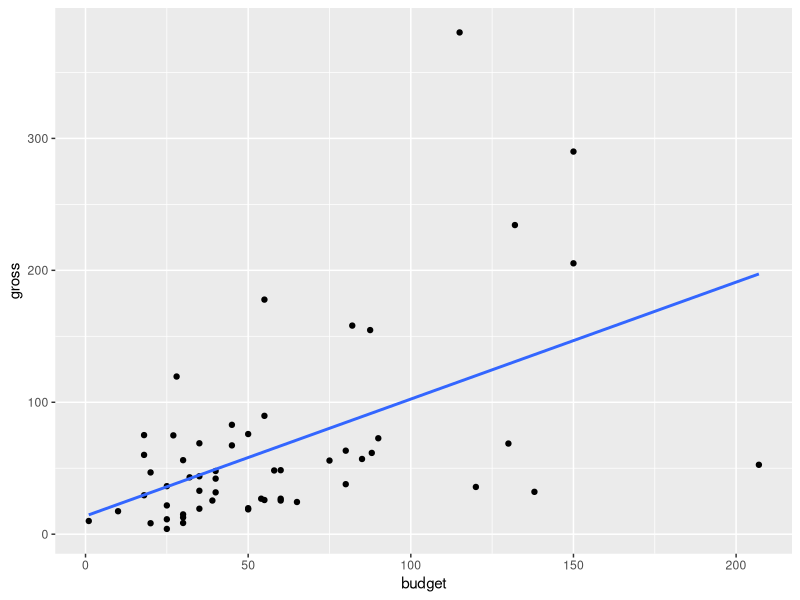
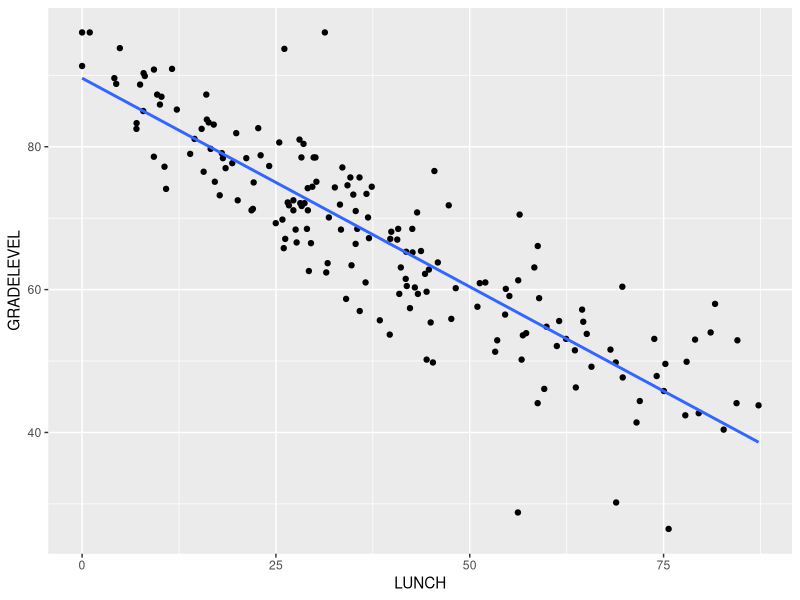
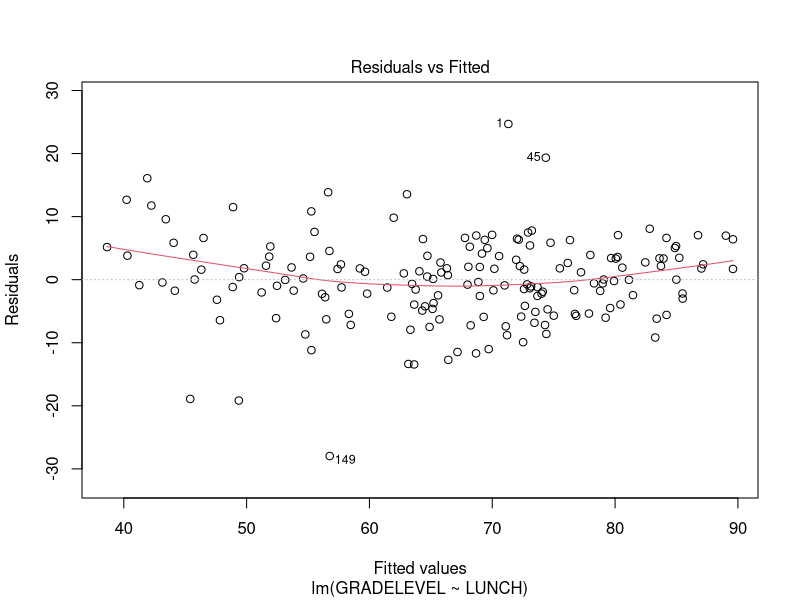
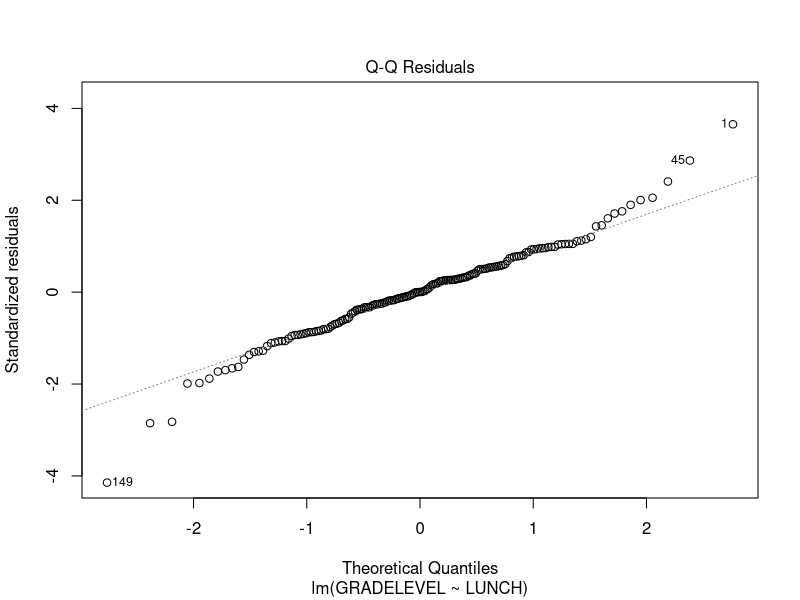
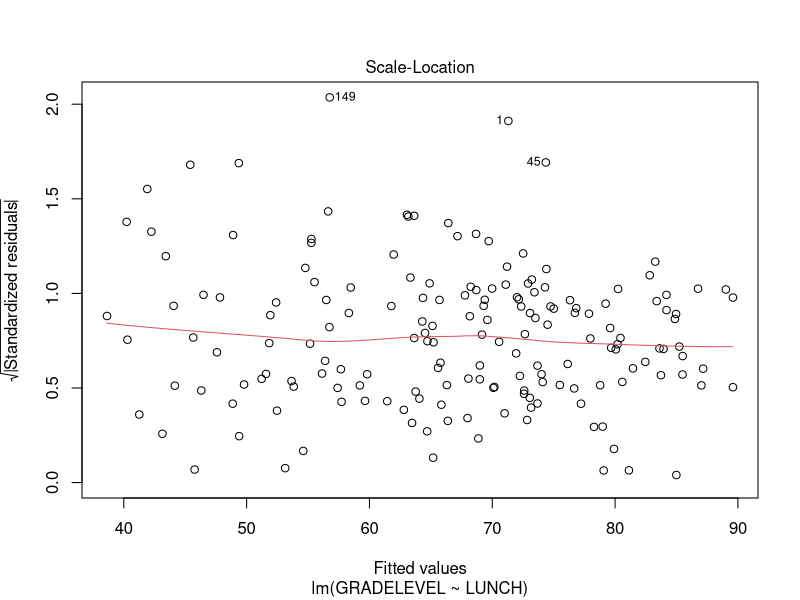
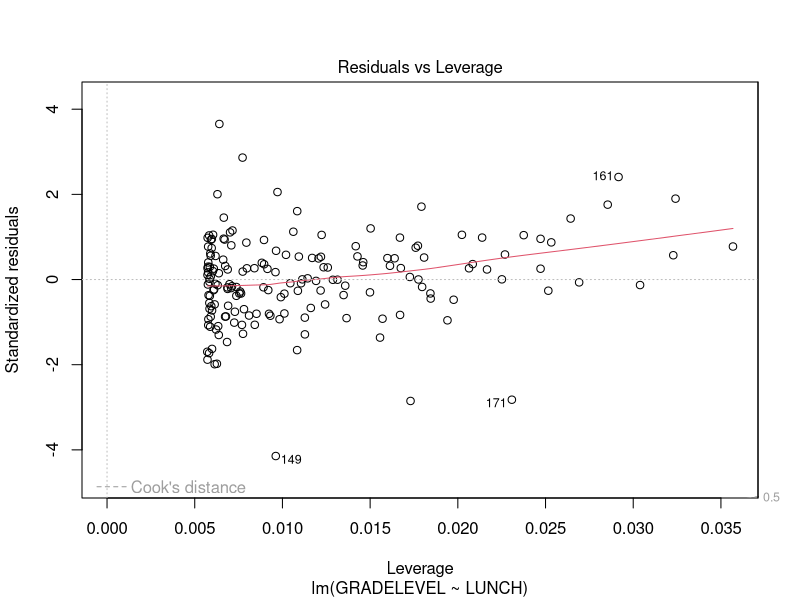
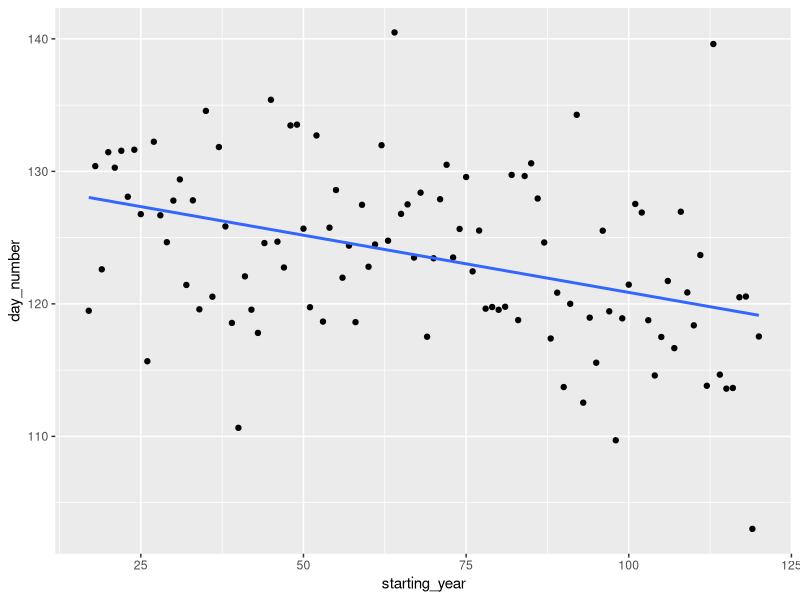
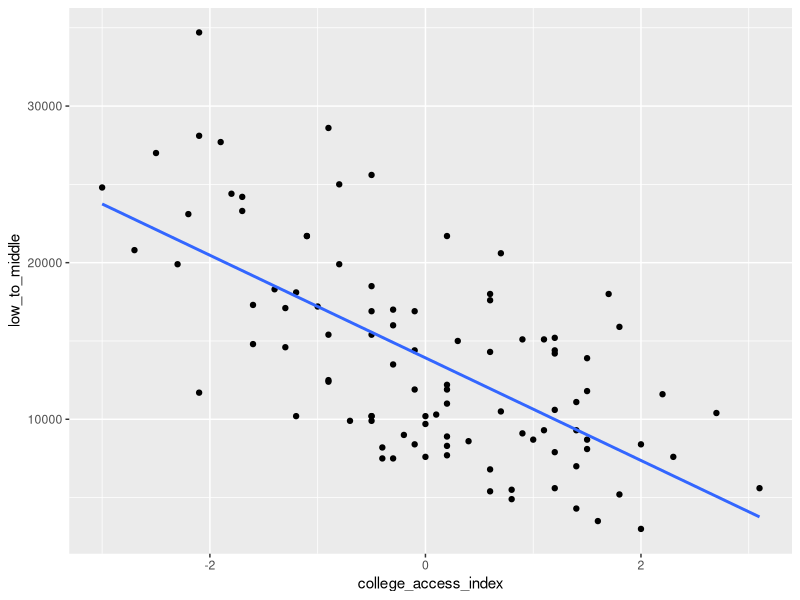

Write the R code that produced these figures, in order.
## ---- chunk 1
knitr::opts_chunk$set(echo = TRUE)
## ---- chunk 2
library(tidyverse)
library(lubridate)
## ---- chunk 3
xi <- 89457
yi <- 340725
yi2 <- 8451966400
b1 <- -1.774
xyi <- 2146561000
n1 <- 14

b0 <- (yi / n1) - b1 * (xi / n1)

SSE <- yi2 - b0 * yi - b1 * xyi

SSE

Se <- sqrt(SSE / (n1 - 2))
Se
## ---- chunk 4
# Import Data
movies <- read_csv("data/King Kong.csv")

movies <- movies %>%
  rename(budget = `Budget($mill)`, gross = `USGross($mill)`)

movies %>%
  transmute(Movie = Movie, budget = budget, gross = gross, difference = gross - budget) %>%
  arrange(difference)

lm_fit_movies <- lm(gross ~ budget, data = movies)

summary(lm_fit_movies)

ggplot(movies, aes(x = budget, y = gross)) +
  geom_point() +
  geom_smooth(method = "lm", se = FALSE)
## ---- chunk 5
# Import Data
report_cards <- read_csv("data/wake county schools report card 2015-16.csv")

report_cards %>%
  arrange(desc(GRADELEVEL), desc(LUNCH))
# report_cards

cor(report_cards$LUNCH, report_cards$GRADELEVEL)
cov(report_cards$LUNCH, report_cards$GRADELEVEL)
# Create Prediction Dataframe
report_predict <- tibble(LUNCH = 45)
# report_predict

lm_fit_report <- lm(GRADELEVEL ~ LUNCH, data = report_cards)

summary(lm_fit_report)

lm_var <- lm_fit_report$coefficients

# Amount Decreased Per 15% Rise
fifteen_or_less <- lm_var[2] * 15
fifteen_or_less

ggplot(report_cards, aes(x = LUNCH, y = GRADELEVEL)) +
  geom_point() +
  geom_smooth(method = "lm", se = FALSE)

objects(lm_fit_report)

plot(lm_fit_report)
## ---- chunk 6
# Import Data
ice <- read_csv("data/nenana ice breakup.csv")

year_2021 <- 2021
year_2021 <- ymd(year_2021, truncated = 2L)

ice_modified <- ice %>%
  select(-c(`...5`, `...6`)) %>%
  rename(starting_year = `Year (since 1900)`, day_number = `Day Number`) %>%
  mutate(year_start = ymd(Year, truncated = 2L), date_total = as_datetime(year_start + day_number)) %>%
  filter(Year != 2021)

ice_modified

prediction <- tibble(starting_year = 121)

lm_fit_ice <- lm(day_number ~ starting_year, data = ice_modified)

summary(lm_fit_ice)

prediction_2021 <- predict(lm_fit_ice, newdata = prediction)
prediction_asdate <- as_datetime(year_2021 + prediction_2021)
prediction_asdate

prediction_tibble <- tibble(Year = 2021, starting_year = 121, day_number = prediction_2021)
prediction_tibble <-
  prediction_tibble %>%
  mutate(year_start = ymd(Year, truncated = 2L), date_total = as_datetime(year_start + day_number))

actual_tibble <- ice %>%
  select(-c(`...5`, `...6`)) %>%
  rename(starting_year = `Year (since 1900)`, day_number = `Day Number`) %>%
  mutate(year_start = ymd(Year, truncated = 2L), date_total = as_datetime(year_start + day_number)) %>%
  filter(Year == 2021)

prediction_time <- pull(prediction_tibble, date_total)
actual_time <- pull(actual_tibble, date_total)

difference_time <- prediction_time - actual_time
difference_time <- as.duration(difference_time)

ggplot(ice_modified, aes(x = starting_year, y = day_number)) +
  geom_point() +
  geom_smooth(method = "lm", se = FALSE)
## ---- chunk 7
college_access <- read_csv("data/College Access Index.csv")

college_access_modified <-
  college_access %>%
  rename(
    college = `College`,
    pell_2012_2014 = `Pell (2012-2014)`,
    pell_2008 = `Pell (2008)`,
    pell_change = `Pell change`,
    low_to_middle = `Net price, low- to middle-income`,
    college_access_index = `College Access Index`,
    endowment_per_student = `Endowment per student`
  ) %>%
  mutate(row = row_number())

summary(college_access_modified)

mean_low_to_middle <- mean(college_access_modified$low_to_middle)

duke <-
  college_access_modified %>%
  filter(college == "Duke")

lm_fit_college_access <- lm(low_to_middle ~ college_access_index, data = college_access_modified)

summary(lm_fit_college_access)

residuals_ca <- tibble(residuals = lm_fit_college_access$residuals)

college_access_modified <-
  college_access_modified %>%
  bind_cols(residuals_ca)

college_access_modified

ggplot(college_access_modified, aes(x = college_access_index, y = low_to_middle)) +
  geom_point() +
  geom_smooth(method = "lm", se = FALSE)
## ---- chunk 8
reptile <- read_csv("data/REPTILE BRAIN BODY WEIGHTS.csv")
mammal <- read_csv("data/mammals brain body mass.csv")

reptile_modified <-
  reptile %>%
  rename(
    species = Species,
    body_mass = `Body mass (kg)`,
    brain_mass = `Brain mass (g)`,
    log_body_mass = `Log10 Body mass (kg)`,
    log_brain_mass = `Log10 Brain mass (g)`
  ) %>%
  mutate(row = row_number())

mammal_modified <-
  mammal %>%
  rename(
    species = Species,
    body_mass = `Body mass(kg)`,
    brain_mass = `Brain mass (g)`,
    log_body_mass = `log(10)Body mass (kg)`,
    log_brain_mass = `log(10)Brain mass (g)`
  ) %>%
  mutate(row = row_number())

lm_fit_reptile <- lm(log_brain_mass ~ log_body_mass, data = reptile_modified)
lm_fit_mammal <- lm(log_brain_mass ~ log_body_mass, data = mammal_modified)

king_kong <- tibble(species = "King Kong", body_mass = 140)
king_kong <- king_kong %>% mutate(log_body_mass = log10(body_mass))
godzilla <- tibble(species = "Godzilla", body_mass = 180)
godzilla <- godzilla %>% mutate(log_body_mass = log10(body_mass))
prediction_king_kong <- predict(lm_fit_mammal, newdata = king_kong)
prediction_godzilla <- predict(lm_fit_reptile, newdata = godzilla)

log_king_kong <- as.numeric(prediction_king_kong)
log_godzilla <- as.numeric(prediction_godzilla)

king_kong_brain_size <- 10^log_king_kong
godzilla_brain_size <- 10^log_godzilla

summary(lm_fit_mammal)
summary(lm_fit_reptile)
## ---- chunk 9
beer <- read_csv("data/beer_BAC.csv")

ggplot(beer, aes(x = Beers, y = BAC)) +
  geom_point() +
  geom_smooth(method = "lm", se = FALSE)

lm_fit_beer <- lm(BAC ~ Beers, data = beer)
summary(lm_fit_beer)
plot(lm_fit_beer)

tstat_p5 <- abs(qt(.05, df = 14))
# Residual Standard error (Like Standard Deviation)
k <- length(lm_fit_beer$coefficients) - 1 # Subtract one to ignore intercept
SSE <- sum(lm_fit_beer$residuals**2)
n <- length(lm_fit_beer$residuals)
Se <- sqrt(SSE / (n - (1 + k))) # Residual Standard Error
# Standard Deviation of Predictor
Sx <- sd(beer$Beers)
# Standard Deviation of Beta 1
Sb1 <- Se / (sqrt(n - 1) * Sx) # Standard Deviation of Predictor in Model
# Multiple R-Squared (Coefficient of Determination)
SSyy <- sum((beer$BAC - mean(beer$BAC))**2)
SSE <- sum(lm_fit_beer$residuals**2)
(SSyy - SSE) / SSyy
# Adjusted R-Squared
1 - (SSE / SSyy) * (n - 1) / (n - (k + 1))
## ---- chunk 10
bodyfat <- read_csv("data/bodyfat.csv")

bodyfat_modified <-
  bodyfat %>%
  rename(
    waist = `Waist (in.)`,
    weight = `Weight (lb)`,
    body_fat = `Body Fat (%)`
  )
bodyfat_modified

lm_fit_bodyfat <- lm(body_fat ~ waist, data = bodyfat_modified)
summary(lm_fit_bodyfat)

prediction_waist <- tibble(waist = 40)
# Confidence Intervals for Beta 1 slope
confint(lm_fit_bodyfat, level = 0.90)
# Confidence Interval for predicted 40 in waist
predict(lm_fit_bodyfat, newdata = prediction_waist, interval = "confidence")
# Prediction Interval for predicted 40 in Waist
predict(lm_fit_bodyfat, newdata = prediction_waist, interval = "prediction")
## ---- chunk 11
votes <- read_csv("data/Votes.csv")
votes

votes_no_palm_beach <-
  votes %>%
  filter(COUNTY != "Palm Beach" & COUNTY != "TOTAL")

lm_fit_votes <- lm(Buchanan ~ Gore, data = votes_no_palm_beach)
lm_fit_votes$coefficients[2] * 10000
summary(lm_fit_votes)

cor(votes_no_palm_beach$Gore, votes_no_palm_beach$Buchanan)
prediction_gore <- tibble(Gore = 268945)
predict(lm_fit_votes, newdata = prediction_gore, interval = "prediction", level = .99)
## ---- chunk 12
teams <- read_csv("data/top 50 metro area by pop inc pop percapinc profranch.csv")

teams_modified <-
  teams %>%
  rename(
    rank = Rank,
    metro_geoname = `Metro GeoName`,
    personal_income = `Total Metro Personal Income 2020 (000s)`,
    per_capita = `Per Capita Personal Income 2020`,
    population_mil = `Population 2020 (millions)`,
    num_teams = `# of NFL, NBA, MLB, NHL teams`
  )

teams_modified

lm_fit_teams <- lm(num_teams ~ population_mil, data = teams_modified)
summary(lm_fit_teams)

# Residual Standard error (Like Standard Deviation)
k <- length(lm_fit_teams$coefficients) - 1 # Subtract one to ignore intercept
SSE <- sum(lm_fit_teams$residuals**2)
SSE
n <- length(lm_fit_teams$residuals)
Se <- sqrt(SSE / (n - (1 + k))) # Residual Standard Error
Se
# Standard Deviation of Predictor
Sx <- sd(teams_modified$population_mil)
Sx
# Standard Deviation of Beta 1
Sb1 <- Se / (sqrt(n - 1) * Sx) # Standard Deviation of Predictor in Model
Sb1
# Multiple R-Squared (Coefficient of Determination)
SSyy <- sum((teams_modified$num_teams - mean(teams_modified$num_teams))**2)
SSE <- sum(lm_fit_beer$residuals**2)
(SSyy - SSE) / SSyy
# Adjusted R-Squared
1 - (SSE / SSyy) * (n - 1) / (n - (k + 1))

tstat_p10 <- abs(qt(.05, df = 48))
tstat_p10

confint(lm_fit_teams, level = 0.90)

teams_intercepts <- as.numeric(lm_fit_teams$coefficients[1])
teams_slope <- as.numeric(lm_fit_teams$coefficients[2])

teams_one <-
  teams_modified %>%
  filter(num_teams == 1)
teams_one

mean_one_team <- mean(teams_one$population_mil)

second_team <- 2

one_team <- 1

one_teams <- (one_team - teams_intercepts) / teams_slope

two_teams <- (second_team - teams_intercepts) / teams_slope

two_teams - one_teams

ggplot(teams_modified, aes(x = population_mil, y = num_teams)) +
  geom_point() +
  geom_smooth(method = "lm", se = FALSE) +
  scale_x_continuous(breaks = seq(0, 20, by = 1)) +
  scale_y_continuous(breaks = seq(0, 10, by = 1))

teams_modified %>%
  arrange(num_teams, desc(population_mil)) %>%
  filter(num_teams == 4)
## ---- chunk 13
satact <- read_csv("data/SAT_ACT.csv")
satact <-
  satact %>%
  filter(!is.na(SAT))
satact

lm_model_testing <- lm(ACT ~ SAT, data = satact)
summary(lm_model_testing)

prediction_act <- satact %>%
  select(-ACT)

ggplot(satact, aes(x = SAT, y = ACT)) +
  geom_point() +
  geom_smooth(method = "lm", se = FALSE)

mean_act <- mean(satact$ACT)
mean_act
sd_act <- sd(satact$ACT)
sd_act

predicted_act <- tibble(predicted = predict(lm_model_testing, newdata = prediction_act))
prediction_act <-
  prediction_act %>%
  bind_cols(predicted_act)

prediction_act

mean_pred_act <- mean(prediction_act$predicted)
mean_pred_act
sd_pred_act <- sd(prediction_act$predicted)
sd_pred_act

ratio_sd <- sd_pred_act / sd_act
ratio_sd

cor(satact$SAT, satact$ACT)

# Question 5
sd_sat <- sd(satact$SAT)
mean_sat <- mean(satact$SAT)

test_sat_score <- 1 * sd_sat + mean_sat

test_sat_score_tib <- tibble(SAT = test_sat_score)

pred_act_1 <- predict(lm_model_testing, newdata = test_sat_score_tib)

z_score_1 <- (pred_act_1 - mean_act) / sd_act
z_score_1

test_stat_1below <- -1 * sd_sat + mean_sat
test_stat_1below
test_stat_1below_tib <- tibble(SAT = test_stat_1below)
pred_act_1below <- predict(lm_model_testing, newdata = test_stat_1below_tib)
pred_act_1below
z_score_2 <- (pred_act_1below - mean_act) / sd_act
z_score_2
## ---- chunk 14
blood <- read_csv("data/blood test human age.csv")

blood_mod <-
  blood %>%
  rename(
    blood_test = `Blood Test Measure`,
    age = `Age in Years`
  )
blood_mod

lm_fit_blood <- lm(age ~ blood_test, data = blood_mod)
summary(lm_fit_blood)

pred_blood <- tibble(blood_test = -14.2)

predict(lm_fit_blood, newdata = pred_blood, interval = "prediction")
